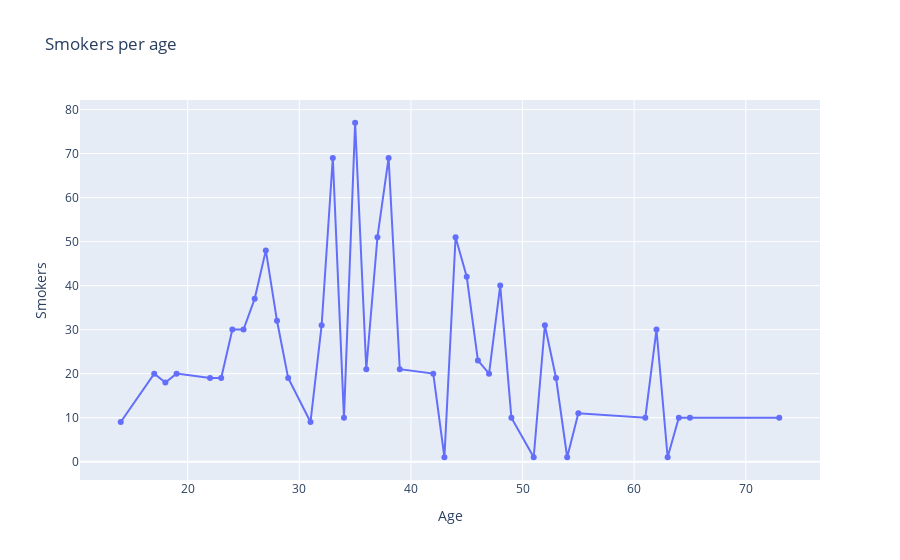

Here is the notebook cell this chart was saved with:
### Code cell
fig = go.Figure()
fig.add_trace(go.Scatter(x=label,y=target,mode='markers+lines'))
fig.update_layout(title='Smokers per age', xaxis=dict(title='Age'),yaxis=dict(title='Smokers'))
fig.show()

### Figure 1 — Plotly figure (JSON) as saved in the notebook; plotly's stock layout.template omitted (floating-point values rounded to 4 significant figures)
{"data": [{"mode": "markers+lines", "x": [14, 17, 18, 19, 22, 23, 24, 25, 26, 27, 28, 29, 31, 32, 33, 34, 35, 36, 37, 38, 39, 42, 43, 44, 45, 46, 47, 48, 49, 51, 52, 53, 54, 55, 61, 62, 63, 64, 65, 73], "y": [9, 20, 18, 20, 19, 19, 30, 30, 37, 48, 32, 19, 9, 31, 69, 10, 77, 21, 51, 69, 21, 20, 1, 51, 42, 23, 20, 40, 10, 1, 31, 19, 1, 11, 10, 30, 1, 10, 10, 10], "type": "scatter"}], "layout": {"title": {"text": "Smokers per age"}, "xaxis": {"title": {"text": "Age"}, "type": "linear", "range": [10.02, 76.98], "autorange": true}, "yaxis": {"title": {"text": "Smokers"}, "type": "linear", "range": [-4.567, 82.57], "autorange": true}, "autosize": true}}
